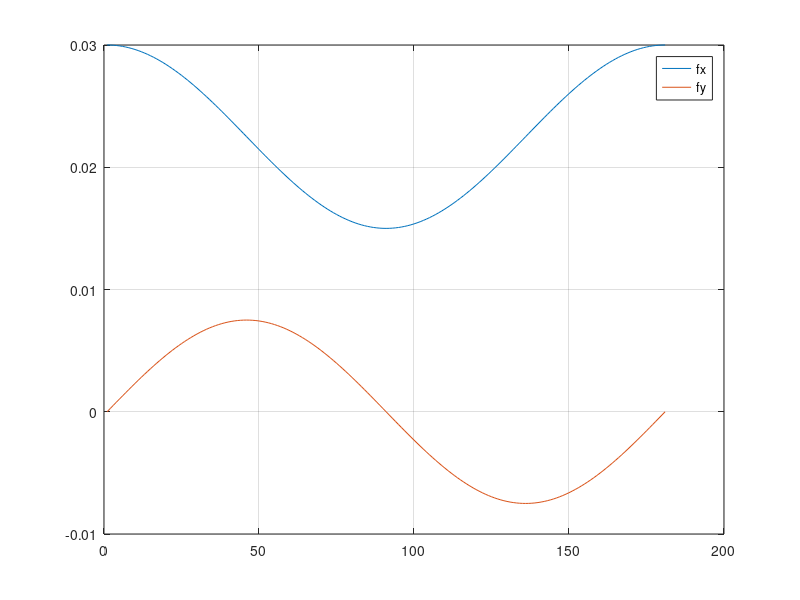

The MATLAB source for this figure:
clear
clc

N = 15;
k = ones(1,N)';
ct = 0.015;
cn = 0.03;


i = 1;
for q1=-90:1:90
    fx(i) = ct*cosd(q1)*cosd(q1) + cn*sind(q1)*sind(q1);
    fy(i) = (ct-cn)*sind(q1)*cosd(q1);
    i = i +1;
end
plot(fx)
hold on
plot(fy)
legend('fx','fy')
grid on
